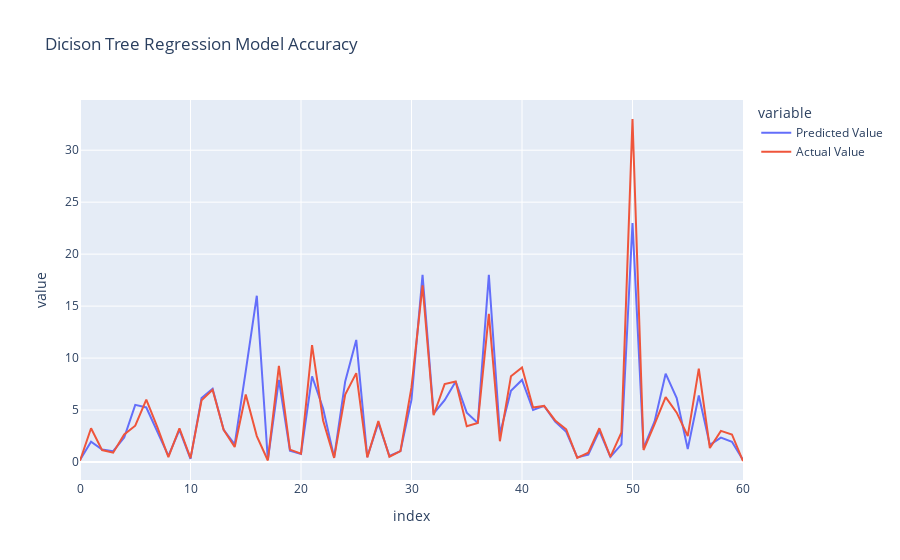

Source (notebook cell):
### Markdown cell above
### Decision Tree Regressor

### Code cell
DecisionTree_Model = DecisionTreeRegressor()
DecisionTree_Model.fit(X_train,Y_train)
Y_pred = DecisionTree_Model.predict(X_test)
df = pd.DataFrame([performance_report(Y_test,Y_pred,'Dicison Tree Regression')])
print_perf(df)
Performance_Report = pd.concat([Performance_Report,df])
MODEL.append(DecisionTree_Model)
accuracy_plot(Y_test,Y_pred,'Dicison Tree Regression')

### Figure 1 — Plotly figure (JSON) as saved in the notebook; plotly's stock layout.template omitted (floating-point values rounded to 4 significant figures)
{"data": [{"hovertemplate": "variable=Predicted Value<br>index=%{x}<br>value=%{y}<extra></extra>", "legendgroup": "Predicted Value", "line": {"color": "#636efa", "dash": "solid"}, "marker": {"symbol": "circle"}, "mode": "lines", "name": "Predicted Value", "orientation": "v", "showlegend": true, "type": "scatter", "x": [0, 1, 2, 3, 4, 5, 6, 7, 8, 9, 10, 11, 12, 13, 14, 15, 16, 17, 18, 19, 20, 21, 22, 23, 24, 25, 26, 27, 28, 29, 30, 31, 32, 33, 34, 35, 36, 37, 38, 39, 40, 41, 42, 43, 44, 45, 46, 47, 48, 49, 50, 51, 52, 53, 54, 55, 56, 57, 58, 59, 60], "xaxis": "x", "y": [0.2, 1.95, 1.2, 1.05, 2.35, 5.5, 5.25, 3, 0.6, 3.1, 0.3, 6.15, 7.05, 3.1, 1.7, 8.75, 16, 0.2, 7.9, 1.1, 0.78, 8.25, 5.15, 0.45, 7.75, 11.75, 0.48, 3.75, 0.6, 1.05, 6, 18, 4.65, 5.95, 7.75, 4.75, 3.75, 18, 2.7, 6.85, 7.9, 5, 5.4, 3.9, 2.9, 0.45, 0.72, 3, 0.5, 1.7, 23, 1.35, 3.9, 8.5, 6.15, 1.25, 6.4, 1.65, 2.35, 1.95, 0.2], "yaxis": "y"}, {"hovertemplate": "variable=Actual Value<br>index=%{x}<br>value=%{y}<extra></extra>", "legendgroup": "Actual Value", "line": {"color": "#EF553B", "dash": "solid"}, "marker": {"symbol": "circle"}, "mode": "lines", "name": "Actual Value", "orientation": "v", "showlegend": true, "type": "scatter", "x": [0, 1, 2, 3, 4, 5, 6, 7, 8, 9, 10, 11, 12, 13, 14, 15, 16, 17, 18, 19, 20, 21, 22, 23, 24, 25, 26, 27, 28, 29, 30, 31, 32, 33, 34, 35, 36, 37, 38, 39, 40, 41, 42, 43, 44, 45, 46, 47, 48, 49, 50, 51, 52, 53, 54, 55, 56, 57, 58, 59, 60], "xaxis": "x", "y": [0.12, 3.25, 1.15, 0.9, 2.65, 3.5, 6, 3.35, 0.48, 3.25, 0.38, 5.95, 6.95, 3.1, 1.45, 6.5, 2.5, 0.15, 9.25, 1.2, 0.8, 11.25, 4, 0.4, 6.5, 8.55, 0.45, 3.95, 0.51, 1.05, 7.2, 17, 4.5, 7.5, 7.75, 3.45, 3.75, 14.25, 2, 8.25, 9.1, 5.25, 5.4, 4, 3.15, 0.4, 0.9, 3.25, 0.5, 2.85, 33, 1.15, 3.65, 6.25, 4.75, 2.5, 8.99, 1.35, 3, 2.65, 0.1], "yaxis": "y"}], "layout": {"legend": {"title": {"text": "variable"}, "tracegroupgap": 0}, "title": {"text": "Dicison Tree Regression Model Accuracy"}, "xaxis": {"anchor": "y", "domain": [0, 1], "title": {"text": "index"}}, "yaxis": {"anchor": "x", "domain": [0, 1], "title": {"text": "value"}}}}
